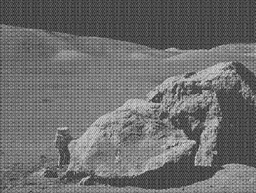
#> input picture moonlanding.png, 256 x 193 px, shrunk from 630 x 474 before the run
$ python fft.py
#> lines starting #> are read from the running program, lines starting #| are printed output that depends on the picture
### modes.py
#!/usr/bin/python3.9

import time
import math
import statistics

import numpy as np
import matplotlib.pyplot as plt
import matplotlib.colors as colors
from scipy.sparse import csr_matrix, save_npz

from dft import DFT

class Modes:

  def processImage(self, image):
      inputImage = plt.imread(image).astype(float)

      x = int(pow(2, int(math.log(inputImage.shape[0], 2))+1))
      y = int(pow(2, int(math.log(inputImage.shape[1], 2))+1))
      size = (x,y)
      image = np.zeros(size)
      image[:inputImage.shape[0], :inputImage.shape[1]] = inputImage
      print(image.shape)
      print(inputImage.shape)
      return image, inputImage


  def __init__(self, image, mode):

    if mode == 1:

      print('This is mode ', mode)

      image, inputImage = self.processImage(image)

      ft = DFT.fft_2d(image)

      #npft = np.fft.fft2(image)

      figure, axis = plt.subplots(1, 2)
      axis[0].imshow(image[:inputImage.shape[0], :inputImage.shape[1]], plt.cm.gray)
      axis[1].imshow(np.abs(ft), norm=colors.LogNorm())
      axis[1].set_title('Fourier Transform 2D')
      plt.show()

    elif mode == 2:
      print('This is mode', mode)
      image, inputImage = self.processImage(image)


      ft = DFT.fft_2d(image)

      threshold = 0.25
      startIndexX = int(ft.shape[0]* threshold)
      endIndexX = int(ft.shape[0]* (1-threshold))
      startIndexY = int(ft.shape[1]* threshold)
      endIndexY = int(ft.shape[1]* (1-threshold))

      #zero out from ranges of index
      ft[:, startIndexY:endIndexY] = 0
      ft[startIndexX:endIndexX] = 0

      ift = DFT.fft_2d_inverse(ft).real

      figure, axis = plt.subplots(1, 2)
      axis[0].imshow(image[:inputImage.shape[0], :inputImage.shape[1]], plt.cm.gray)
      axis[1].imshow(ift[:inputImage.shape[0], :inputImage.shape[1]], plt.cm.gray)
      axis[1].set_title('Denoised 2D Fourier Transform')
      plt.show()

    elif mode == 3:
      # [18 lines left out: function compress_image, not called in this run]

      print('This is mode', mode)

      image, inputImage = self.processImage(image)

      # modify this to change the compression levels
      compression = [0, 19, 19 * 2, 19 * 3, 19 * 4, 19 * 5]

      ft = DFT.fft_2d(image)

      figure, axis = plt.subplots(2, 3)

      for i, j in np.ndindex((2, 3)):
        compression_level = compression[j + i * 3]
        img_compressed = compress_image(
          ft, compression_level, inputImage.shape[0] * inputImage.shape[1]
        )
        axis[i, j].imshow(
          np.real(img_compressed)[:inputImage.shape[0],
          :inputImage.shape[1]],
          plt.cm.gray
        )
        axis[i, j].set_title('{}% Compressed'.format(compression_level))

      plt.show()

    elif mode == 4:
      print('This is mode', mode)

      runs = 10 # important parameter

        # run plots
      _, axis = plt.subplots()

      axis.set_xlabel('Problem Size')
      axis.set_ylabel('Algorithm Runtime (s)')
      axis.set_title('Naive vs FFT Runtime Comparison')

      for algo_i, algorithm in enumerate([DFT.naive_2d_efficient, DFT.fft_2d]):
        x = []
        y = []
        stdev_arr = []
        problem_size = 2 ** 5 # the smallest 2d array

        while problem_size <= 2 ** 8: # the largest 2d array, 9 and 10 take too long
          print('Problem size:', problem_size)
          sq = np.random.rand(problem_size, problem_size)
          x.append(problem_size)

          stats_data = []
          for i in range(runs):
            print('Run', i + 1, '...')
            start_time = time.time()
            algorithm(sq)
            delta = time.time() - start_time
            stats_data.append(delta)

          mean = statistics.mean(stats_data)
          stdev = statistics.stdev(stats_data)

          print(
f'''For problem size {problem_size} over {runs} runs:
mean: {mean}
stdev: {stdev}
'''
          )

          y.append(mean)
          stdev_arr.append(stdev)
          problem_size *= 2

        color = 'r' if algo_i == 0 else 'k'
        plt.errorbar(x, y, yerr=stdev_arr, fmt=color)
      plt.show()

    elif mode == 5:
      DFT.test()
    else:
      print('Mode has to be between 1-5.')
      return

### dft.py
import math

import numpy as np

class DFT:
  def naive_1d(x):
    return DFT._naive_1d_helper(x)

  def naive_1d_inverse(X):
    return DFT._naive_1d_helper(X, inverse=True)

  def _naive_1d_helper(x, inverse=False):
    x = np.array(x, dtype=complex)
    N = len(x)
    X = np.zeros(N, dtype=complex)

    mult = 1 if inverse else -1

    for k in range(N):
      for n in range(N):
        X[k] += x[n] * np.exp(mult * 2j * np.pi / N * k * n)
      if inverse:
        X[k] /= N

    return X

  def fft_1d(x):
    return DFT._fft_1d_helper(x, DFT.naive_1d)

  def fft_1d_inverse(X):
    return DFT._fft_1d_helper(X, DFT.naive_1d_inverse, inverse=True)

  def _fft_1d_helper(x, base_fn, inverse=False):
    x = np.array(x, dtype=complex)
    N = len(x)

    if N % 2 != 0:
      raise Exception('Input must be a power of 2.')
    elif N <= 16:
      return base_fn(x)
    else:
      X_even = DFT._fft_1d_helper(x[::2], base_fn, inverse)
      X_odd = DFT._fft_1d_helper(x[1::2], base_fn, inverse)
      X = np.zeros(N, dtype=complex)

      half_N = N // 2
      mult = 1 if inverse else -1
      for k in range(N):
        X[k] = X_even[k % half_N] \
          + np.exp(mult * 2j * np.pi / N * k) * X_odd[k % half_N]
        if inverse:
          X[k] /= 2

      return X

  # [9 lines left out: function naive_2d, not called in this run]

  # not fft but more efficient version of naive
  def naive_2d_efficient(f):
    return DFT._helper_2d(f, DFT.naive_1d)

  # naive 2d inverse not necessary

  def fft_2d(f):
    return DFT._helper_2d(f, DFT.fft_1d)

  def fft_2d_inverse(F):
    return DFT._helper_2d(F, DFT.fft_1d_inverse, inverse=True)

  def _helper_2d(matrix, fn, ratio=0.50, inverse=False):
    matrix = np.array(matrix, dtype=complex)
    N, M = matrix.shape
    transform = np.zeros((N, M), dtype=complex)

    axis1 = 0
    axis2 = 1

    if inverse:
      axis1, axis2 = axis2, axis1

    transform = np.apply_along_axis(fn, axis1, matrix)
    transform = np.apply_along_axis(fn, axis2, transform)
    return transform

  # [42 lines left out: function test, not called in this run]

### fft.py
#!/usr/bin/python3.9

import argparse

from modes import Modes

def __main__():
  parser = argparse.ArgumentParser(formatter_class=argparse.RawTextHelpFormatter)
  parser.add_argument(
    '-m',
    dest='mode',
    help='''
- [1] (Default) for fast mode where the image is converted into its FFT form and displayed
- [2] for denoising where the image is denoised by applying an FFT, truncating high
frequencies and then displayed
- [3] for compressing and saving the image
- [4] for plotting the runtime graphs for the report
- [5] (Extra mode) for testing if our output is the same as numpy's fft methods
    ''',
    type=int,
    default=1
  )
  parser.add_argument(
    '-i',
    dest='image',
    help='filename of the image we wish to take the DFT of (default: moonlanding.png)',
    type=str,
    default='moonlanding.png'
  )
  arguments = parser.parse_args()
  Modes(arguments.image, arguments.mode)
#> in processImage, `image[:inputImage.shape[0], :inputImage.shape[1]] = inputImage`:
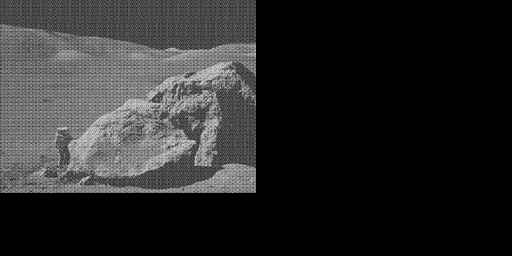
#> image: shape (256, 512) float64; min 0, max 0.878, mean 0.16
#| (256, 512)
#| (193, 256)
#> in __init__, `plt.show()`:
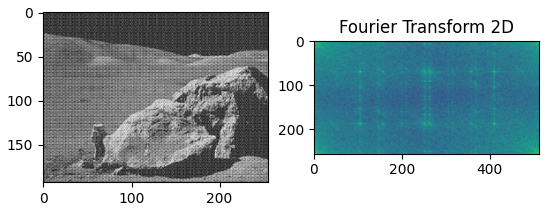
#> figure drawn by matplotlib, 2 panels

if __name__ == '__main__':
  __main__()
